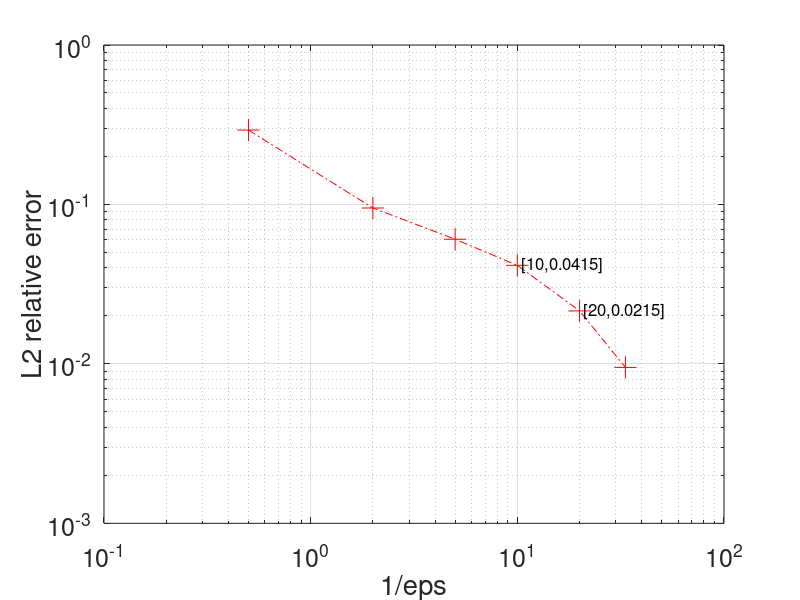
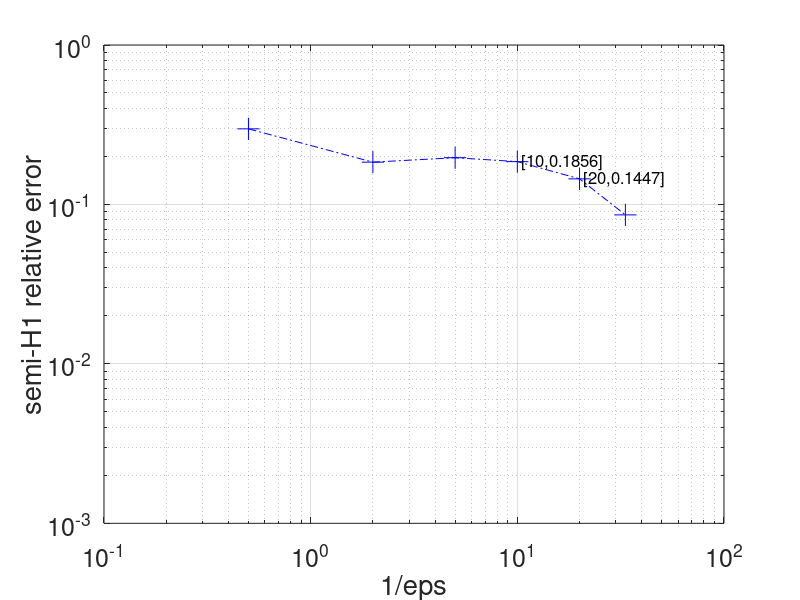

MATLAB code to generate these figures, in order:

%%%%%%%%%%%%%%%% cas (iv) %%%%%%%%%%%%%%%%%%%%%%
epsilon1 = [2,0.5,0.1,0.05];
epsilon2 = [4,1,0.4,0.2,0.08,0.03];
epsilon = [epsilon1 ,epsilon2];
epsinv = 1./epsilon;

relerrH11 = [  0.2979   , 0.1842   , 0.1856  ,  0.1447];
relerrL21 = [  0.2928   , 0.0950   , 0.0415   , 0.0215];


relerrH12 = [0.0637  ,  0.1724  ,  0.1827  ,  0.1964  ,  0.1717  ,  0.0860];
relerrL22 = [  0.0442  ,  0.1082   , 0.0742 ,   0.0605  ,  0.0285  ,  0.0095];

relerrH1 = [ relerrH11, relerrH12];
relerrL2 = [relerrL21 , relerrL22];

epsilon = [2,0.5,0.2,0.1,0.05,0.03];
epsinv = 1./epsilon;
relerrH1 =[0.2979   , 0.1842, 0.1964,0.1856,0.1447, 0.0860];
relerrL2 = [0.2928   , 0.0950, 0.0605,0.0415,0.0215,0.0095 ];
%%%%%%%%%%%%%%%%%%%%%%%%%%%%%%%%%%%%%%%%%%%%%%%%%

%plot norme L2
    fig1 = figure();
    loglog(1./epsilon,relerrL2,'-.+r','MarkerSize', 16)
    xlabel('1/eps','FontSize',22);
    ylabel('L2 relative error','FontSize',22);
    set(gca, 'FontSize', 18)
    %legend('err ini-ex','err ini-hom')
    ylim([1e-3 1])
    grid on;
    
    text(epsinv(4),relerrL2(4),[' [' num2str(epsinv(4)) ',' num2str(relerrL2(4)) ']'],'FontSize',12)
    text(epsinv(5),relerrL2(5),[' [' num2str(epsinv(5)) ',' num2str(relerrL2(5)) ']'],'FontSize',12)
    
% plot semi-norme H1
    fig2 = figure();
    loglog(1./epsilon,relerrH1,'-.+b','MarkerSize', 16)
    xlabel('1/eps','FontSize',22);
    ylabel('semi-H1 relative error','FontSize',22);
    set(gca, 'FontSize', 18)
    ylim([1e-3 1])
    %legend('err ini-ex','err ini-hom')
    grid on;
    
    text(epsinv(4),relerrH1(4),[' [' num2str(epsinv(4)) ',' num2str(relerrH1(4)) ']'],'FontSize',12)
    text(epsinv(5),relerrH1(5),[' [' num2str(epsinv(5)) ',' num2str(relerrH1(5)) ']'],'FontSize',12)
    